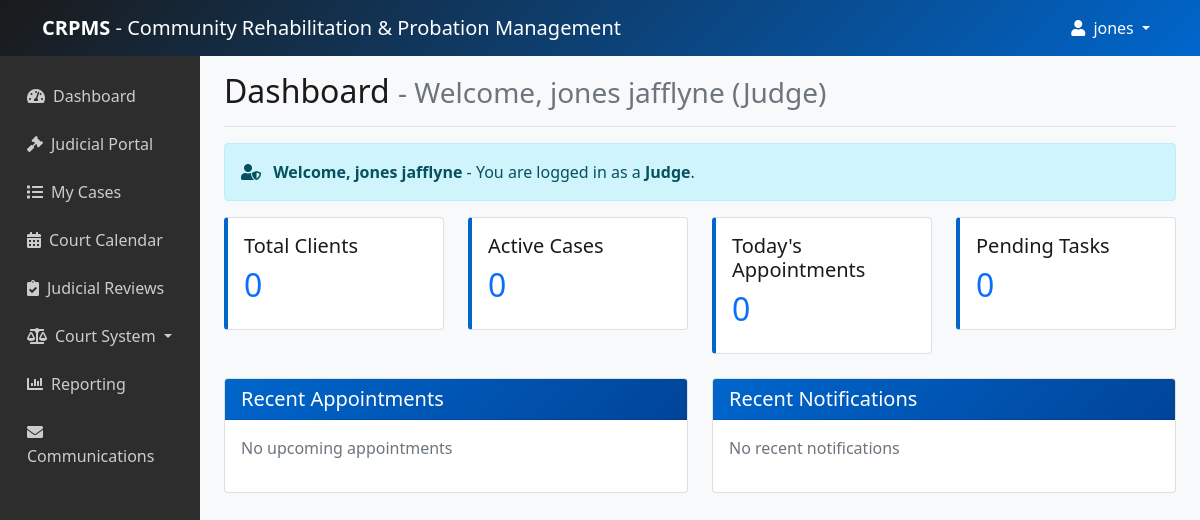
The app's page / (signed in) with its own data.
### users/models.py (models this page shows, shortened)
class User(AbstractUser):
    USER_TYPE_CHOICES = (
        ('admin', 'System Administrator'),
        ('officer', 'Probation Officer'),
        ('staff', 'Support Staff'),
        ('judge', 'Judge'),
    )
    user_type = models.CharField(max_length=20, choices=USER_TYPE_CHOICES, default='officer')
    phone = models.CharField(max_length=20, blank=True)
    department = models.CharField(max_length=100, blank=True)
    badge_number = models.CharField(max_length=50, blank=True)
    profile_picture = models.ImageField(upload_to='profiles/', blank=True)
    is_active_officer = models.BooleanField(default=True)  # Track if officer is active
    court_jurisdiction = models.CharField(max_length=100, blank=True)  # For judges
    def can_add_clients(self):
        return self.user_type in ['admin', 'officer', 'staff']

### core/views.py (the view, shortened to what this page needs)
# urls.py: path('', views.dashboard, name='dashboard'),
@login_required
def dashboard(request):
    from courts.models import CourtCase, Hearing, CourtOrder
    from judges.models import Judge
    if request.user.user_type == 'officer':
        total_clients = Client.objects.filter(assigned_officer=request.user).count()
        active_cases = Case.objects.filter(officer=request.user, status='open').count()
        todays_appointments = Appointment.objects.filter(
            scheduled_date__date=timezone.now().date(),
            officer=request.user
        ).count()
        clients = Client.objects.filter(assigned_officer=request.user)
        court_cases = CourtCase.objects.filter(case__officer=request.user)
        active_court_cases = court_cases.filter(status='ACTIVE').count()
        upcoming_hearings = Hearing.objects.filter(
            court_case__case__officer=request.user,
            hearing_date__gte=timezone.now(),
            is_completed=False
        ).count()
    elif request.user.user_type == 'judge':
        total_clients = Client.objects.filter(cases__presiding_judge=request.user).distinct().count()
        active_cases = Case.objects.filter(presiding_judge=request.user, status='open').count()
        todays_appointments = 0  # Judges don't have appointments in the same way
        try:
            judge_profile = Judge.objects.get(user=request.user)
            court_cases = CourtCase.objects.filter(judge=judge_profile)
            active_court_cases = court_cases.filter(status='ACTIVE').count()
            upcoming_hearings = Hearing.objects.filter(
                judge=judge_profile,
                hearing_date__gte=timezone.now(),
                is_completed=False
            ).count()
            todays_hearings = Hearing.objects.filter(
                judge=judge_profile,
                hearing_date__date=timezone.now().date()
            ).count()
            pending_orders = CourtOrder.objects.filter(
                judge=judge_profile,
                is_active=True
            ).count()
        except Judge.DoesNotExist:
            active_court_cases = 0
            upcoming_hearings = 0
            todays_hearings = 0
            pending_orders = 0
        clients = Client.objects.filter(cases__presiding_judge=request.user).distinct()
    today = timezone.now().date()
    if request.user.user_type == 'officer':
        recent_appointments = Appointment.objects.filter(
            scheduled_date__gte=timezone.now(),
            officer=request.user
        ).order_by('scheduled_date')[:5]
        recent_hearings = Hearing.objects.filter(
            court_case__case__officer=request.user,
            hearing_date__gte=timezone.now()
        ).order_by('hearing_date')[:5]
    elif request.user.user_type == 'judge':
        recent_appointments = []
        try:
            judge_profile = Judge.objects.get(user=request.user)
            recent_hearings = Hearing.objects.filter(
                judge=judge_profile,
                hearing_date__gte=timezone.now()
            ).order_by('hearing_date')[:5]
        except Judge.DoesNotExist:
            recent_hearings = []
    recent_notifications = Notification.objects.filter(
        user=request.user
    ).order_by('-created_at')[:5]
    from cases.models import PlanItem
    if request.user.user_type == 'officer':
        pending_tasks = PlanItem.objects.filter(
            rehabilitation_plan__case__officer=request.user,
            is_completed=False,
            due_date__lte=timezone.now() + timezone.timedelta(days=7)
        ).count()
        judicial_review_tasks = PlanItem.objects.filter(
            rehabilitation_plan__case__officer=request.user,
            requires_judicial_review=True,
            is_completed=False
        ).count()
    elif request.user.user_type == 'judge':
        pending_tasks = PlanItem.objects.filter(
            rehabilitation_plan__case__presiding_judge=request.user,
            requires_judicial_review=True,
            is_completed=False
        ).count()
        judicial_review_tasks = pending_tasks  # For judges, all pending tasks are judicial reviews
    unread_messages = Message.objects.filter(
        recipient=request.user,
        read_at__isnull=True
    ).count()
    if request.user.user_type == 'officer':
        high_risk_clients = Client.objects.filter(
            risk_level='high',
            status='active',
            assigned_officer=request.user
        )[:3]
    elif request.user.user_type == 'judge':
        high_risk_clients = Client.objects.filter(
            risk_level='high',
            status='active',
            cases__presiding_judge=request.user
        ).distinct()[:3]
    else:
        high_risk_clients = Client.objects.filter(risk_level='high', status='active')[:3]
    context = {
        'total_clients': total_clients,
        'active_cases': active_cases,
        'todays_appointments': todays_appointments,
        'pending_tasks': pending_tasks,
        'recent_appointments': recent_appointments,
        'recent_notifications': recent_notifications,
        'unread_messages': unread_messages,
        'high_risk_clients': high_risk_clients,
        'user_role': request.user.get_user_type_display(),
        'judicial_review_tasks': judicial_review_tasks,
    }
    if request.user.user_type == 'officer':
        context.update({
            'active_court_cases': active_court_cases,
            'upcoming_hearings': upcoming_hearings,
            'recent_hearings': recent_hearings,
        })
    elif request.user.user_type == 'judge':
        context.update({
            'active_court_cases': active_court_cases,
            'upcoming_hearings': upcoming_hearings,
            'todays_hearings': todays_hearings,
            'pending_orders': pending_orders,
            'recent_hearings': recent_hearings,
        })
    return render(request, 'dashboard.html', context)

### core/context_processors.py (called while the page is built)
def has_group_permission(request):
    def check_group(group_name):
        return request.user.groups.filter(name=group_name).exists()
    return {'has_group_permission': check_group}

### templates/dashboard.html (shortened to what this page needs)
{% extends 'base.html' %}
{% block content %}
<div class="d-flex justify-content-between flex-wrap flex-md-nowrap align-items-center pt-3 pb-2 mb-3 border-bottom">
    <h1 class="h2">
        Dashboard
        <small class="text-muted">- Welcome, {{ user.get_full_name }} ({{ user_role }})</small>
    </h1>
</div>
<div class="alert alert-info">
    <i class="fas fa-user-shield me-2"></i>
    <strong>Welcome, {{ user.get_full_name }}</strong> -
    You are logged in as a <strong>{{ user_role }}</strong>.
</div>
<div class="row">
    <div class="col-md-3 mb-4">
        <div class="card stat-card">
            <div class="card-body">
                <h5 class="card-title">Total Clients</h5>
                <h2 class="text-primary">{{ total_clients|default:0 }}</h2>
            </div>
        </div>
    </div>
    <div class="col-md-3 mb-4">
        <div class="card stat-card">
            <div class="card-body">
                <h5 class="card-title">Active Cases</h5>
                <h2 class="text-primary">{{ active_cases|default:0 }}</h2>
            </div>
        </div>
    </div>
    <div class="col-md-3 mb-4">
        <div class="card stat-card">
            <div class="card-body">
                <h5 class="card-title">Today's Appointments</h5>
                <h2 class="text-primary">{{ todays_appointments|default:0 }}</h2>
            </div>
        </div>
    </div>
    <div class="col-md-3 mb-4">
        <div class="card stat-card">
            <div class="card-body">
                <h5 class="card-title">Pending Tasks</h5>
                <h2 class="text-primary">{{ pending_tasks|default:0 }}</h2>
            </div>
        </div>
    </div>
</div>
<div class="row">
    <div class="col-md-6">
        <div class="card">
            <div class="card-header">
                <h5 class="card-title mb-0">Recent Appointments</h5>
            </div>
            <div class="card-body">
                {% if recent_appointments %}
                    <div class="list-group list-group-flush">
                        {% for appointment in recent_appointments %}
                        <div class="list-group-item">
                            <div class="d-flex w-100 justify-content-between">
                                <h6 class="mb-1">{{ appointment.client.full_name }}</h6>
                                <small>{{ appointment.scheduled_date|date:"M d, Y H:i" }}</small>
                            </div>
                            <p class="mb-1">{{ appointment.get_appointment_type_display }}</p>
                            <small class="text-muted">{{ appointment.location }}</small>
                        </div>
                        {% endfor %}
                    </div>
                {% else %}
                    <p class="text-muted">No upcoming appointments</p>
                {% endif %}
            </div>
        </div>
    </div>
    <div class="col-md-6">
        <div class="card">
            <div class="card-header">
                <h5 class="card-title mb-0">Recent Notifications</h5>
            </div>
            <div class="card-body">
                {% if recent_notifications %}
                    <div class="list-group list-group-flush">
                        {% for notification in recent_notifications %}
                        <div class="list-group-item">
                            <div class="d-flex w-100 justify-content-between">
                                <h6 class="mb-1">{{ notification.title }}</h6>
                                <small>{{ notification.created_at|timesince }} ago</small>
                            </div>
                            <p class="mb-1">{{ notification.message|truncatewords:10 }}</p>
                        </div>
                        {% endfor %}
                    </div>
                {% else %}
                    <p class="text-muted">No recent notifications</p>
                {% endif %}
            </div>
        </div>
    </div>
</div>
{% endblock %}

### templates/base.html (shortened to what this page needs)
<!DOCTYPE html>
<html lang="en">
<head>
    <link href="https://cdn.jsdelivr.net/npm/bootstrap@5.1.3/dist/css/bootstrap.min.css" rel="stylesheet">
    <link rel="stylesheet" href="https://cdnjs.cloudflare.com/ajax/libs/font-awesome/5.15.4/css/all.min.css">
</head>
<body>
<nav class="navbar navbar-expand-lg navbar-dark">
    <div class="container">
        <a class="navbar-brand" href="{% url 'dashboard' %}">
            <strong>CRPMS</strong> - Community Rehabilitation & Probation Management
        </a>
        <div class="collapse navbar-collapse" id="navbarNav">
            <div class="navbar-nav ms-auto">
                {% if user.is_authenticated %}
                    <div class="nav-item dropdown">
                        <a class="nav-link dropdown-toggle" href="#" id="navbarDropdown" role="button" data-bs-toggle="dropdown" aria-expanded="false">
                            <i class="fas fa-user me-1"></i>
                            {{ user.first_name|default:user.username }}
                        </a>
                    </div>
                {% endif %}
            </div>
        </div>
    </div>
</nav>
    <div class="container-fluid">
        <div class="row">
            {% if user.is_authenticated %}
            <div class="col-md-3 col-lg-2 sidebar d-md-block">
                <div class="position-sticky pt-3">
                    <ul class="nav flex-column">
                        <li class="nav-item">
                            <a class="nav-link" href="{% url 'dashboard' %}">
                                <i class="fas fa-tachometer-alt me-2"></i>Dashboard
                            </a>
                        </li>
                        {% if user.user_type == 'judge' %}
                        <li class="nav-item">
                            <a class="nav-link" href="{% url 'judges:judge_dashboard' %}">
                                <i class="fas fa-gavel me-2"></i>Judicial Portal
                            </a>
                        </li>
                        <li class="nav-item">
                            <a class="nav-link" href="{% url 'judges:judge_cases' %}">
                                <i class="fas fa-list me-2"></i>My Cases
                            </a>
                        </li>
                        <li class="nav-item">
                            <a class="nav-link" href="{% url 'judges:court_calendar' %}">
                                <i class="fas fa-calendar-alt me-2"></i>Court Calendar
                            </a>
                        </li>
                        <li class="nav-item">
                            <a class="nav-link" href="{% url 'judges:judicial_reviews' %}">
                                <i class="fas fa-clipboard-check me-2"></i>Judicial Reviews
                            </a>
                        </li>
                        {% endif %}
                        <li class="nav-item dropdown">
                            <a class="nav-link dropdown-toggle" href="#" id="courtsDropdown" role="button" data-bs-toggle="dropdown" aria-expanded="false">
                                <i class="fas fa-balance-scale me-2"></i>Court System
                            </a>
                        </li>
                        <li class="nav-item">
                            <a class="nav-link" href="{% url 'report_list' %}">
                                <i class="fas fa-chart-bar me-2"></i>Reporting
                            </a>
                        </li>
                        <li class="nav-item">
                            <a class="nav-link" href="{% url 'message_list' %}">
                                <i class="fas fa-envelope me-2"></i>Communications
                            </a>
                        </li>
                    </ul>
                </div>
            </div>
            {% endif %}
            <main class="col-md-9 ms-sm-auto col-lg-10 px-md-4">
                {% block content %}
                {% endblock %}
            </main>
        </div>
    </div>
</body>
</html>

### templates/base.html (style rules this page uses)
:root { --primary-blue: #0066cc; --dark-blue: #004499; --light-blue: #e6f2ff; --dark-black: #1a1a1a; --medium-black: #2d2d2d; --light-gray: #f8f9fa; }
body { background-color: var(--light-gray); color: var(--dark-black); }
.navbar { background: linear-gradient(135deg, var(--dark-black) 0%, var(--primary-blue) 100%); }
.navbar-brand, .navbar-nav .nav-link { color: white !important; }
.card-header { background: linear-gradient(135deg, var(--primary-blue) 0%, var(--dark-blue) 100%); color: white; }
.sidebar { background-color: var(--medium-black); min-height: calc(100vh - 56px); color: white; }
.sidebar .nav-link { color: #ccc; padding: 10px 15px; margin: 2px 0; }
.stat-card { border-left: 4px solid var(--primary-blue); }

### records on screen
User: first_name "jones", get_full_name "jones jafflyne", user_type "Judge"

### other values on screen
{{ total_clients|default:0 }} "0"
{{ active_cases|default:0 }} "0"
{{ todays_appointments|default:0 }} "0"
{{ pending_tasks|default:0 }} "0"
